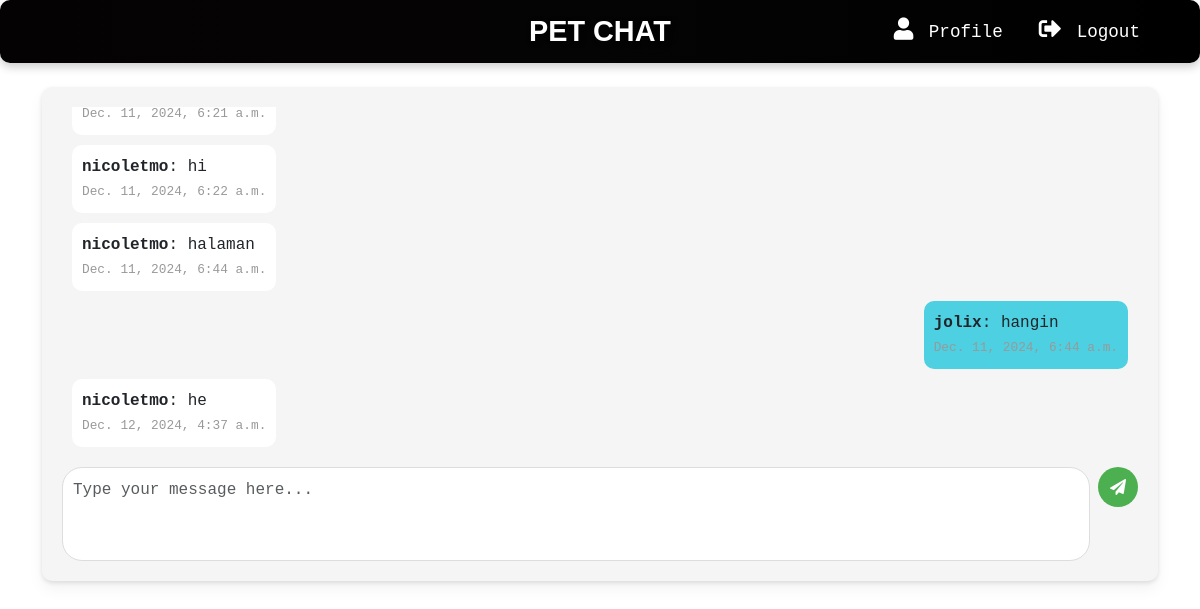
The page /chatroom/ (signed in) on the database its author committed.
### app/models.py (models this page shows)
class Message(models.Model):
    user = models.ForeignKey(User, on_delete=models.CASCADE, related_name="messages")
    content = models.TextField()
    created_at = models.DateTimeField(auto_now_add=True)
    def __str__(self):
        return f"Message from {self.user.username}: {self.content[:20]}"

### app/views.py (the view)
# urls.py: path('chatroom/', views.chatroom, name='chatroom'),
@login_required
def chatroom(request):
    messages = Message.objects.all().order_by('-created_at')  # Get all messages, ordered by latest
    form = MessageForm(request.POST or None)
    if request.method == "POST" and form.is_valid():
        content = form.cleaned_data['content']
        Message.objects.create(user=request.user, content=content)
        return redirect('chatroom')  # Redirect to refresh the chatroom with the new message
    return render(request, 'chatroom.html', {'messages': messages, 'form': form})

### app/forms.py
class MessageForm(forms.ModelForm):
    class Meta:
        model = Message
        fields = ['content']

### app/templates/chatroom.html (shortened to what this page needs)
{% extends 'base.html' %}
{% block content %}
{% if user.is_authenticated %}
<div class="chat-container">
  <div class="messages d-flex flex-column w-100" id="messages">
    {% for message in messages reversed %}
      <div class="message {% if message.user == user %}own ms-auto{% else %}other me-auto{% endif %}">
        <strong>{{ message.user.username }}</strong>: {{ message.content }} <br>
        <span class="timestamp">{{ message.created_at }}</span>
      </div>
    {% empty %}
      <p>No messages yet. Be the first to send one!</p>
    {% endfor %}
  </div>
  <form method="POST" class=" message-input d-flex justify-content-between w-100 h-50 ">
    <div class="form-group flex-grow-1 me-2">
      <textarea name="content" class="form-control" cols="30" rows="3" placeholder="Type your message here..." required></textarea>
    </div>
    <button type="submit" class="btn btn-primary"><i class="fas fa-paper-plane"></i> </button>
  </form>
</div>
{% endif %}
{% endblock %}

### app/templates/base.html (shortened to what this page needs)
<!doctype html>
<html lang="en">
  <head>
    {% load static %}
    <link rel="stylesheet" href="{% static 'css/style.css' %}">
    <link href="https://cdn.jsdelivr.net/npm/bootstrap@5.3.0-alpha1/dist/css/bootstrap.min.css" rel="stylesheet">
  </head>
  <body>
    {% include 'navbar.html' %}
    <div class="container">
      <br/>
      {% block content %}
      {% endblock%}
    </div>
  </body>
</html>

### app/templates/navbar.html (shortened to what this page needs)
<!DOCTYPE html>
<html lang="en">
<head>
  {% load static %}
  <link rel="stylesheet" href="{% static 'css/style.css' %}">
  <link rel="stylesheet" href="https://cdnjs.cloudflare.com/ajax/libs/font-awesome/5.15.4/css/all.min.css" />
</head>
<body>
  <nav class="navbar navbar-expand-lg navbar-light bg-transparent fixed-top">
    <div class="container">
      <a class="navbar-brand" href="{% url 'home' %}">PET CHAT</a>
       <div class="collapse navbar-collapse" id="navbarNav">
        <ul class="navbar-nav ms-auto">
          {% if user.is_authenticated %}
          <li class="nav-item"> <a class="nav-link" href="{% url 'profile' %}"><i class="fas fa-user"></i> Profile </a> </li>
          <li class="nav-item"> <a class="nav-link" href="{% url 'logout' %}"> <i class="fas fa-sign-out-alt"></i> Logout</a></li>
          {% else %}
          <li class="nav-item"><a class="nav-link" href="{% url 'register' %}"><i class="fas fa-user-plus"></i> Register</a></li>
          <li class="nav-item"><a class="nav-link" href="{% url 'login' %}"><i class="fas fa-sign-in-alt"></i> Login</a></li>
          {% endif %}
        </ul>
      </div>
    </div>
  </nav>
</body>
</html>

### app/static/css/style.css (style rules this page uses)
.navbar { background: linear-gradient(90deg, #050203, #050404, #000000); box-shadow: 0 4px 10px rgba(0, 0, 0, 0.2); animation: fadeInUp 1s ease-in-out; padding: 10px 20px; border-radius: 10px; position: sticky; top: 0; z-index: 1000; }
.navbar-brand { font-family: 'Quicksand', sans-serif; font-size: 1.8rem; font-weight: bold; color: #ffffff; position: absolute; left: 50%; transform: translateX(-50%); text-decoration: none; text-shadow: 2px 2px 6px rgba(0, 0, 0, 0.3); transition: transform 0.3s ease-in-out, color 0.3s ease-in-out; }
.navbar-nav .nav-link { color: #ffffff; font-size: 1.1rem; margin: 0 10px; padding: 8px 15px; border-radius: 5px; text-decoration: none; transition: background 0.3s ease, transform 0.3s ease; }
.navbar-nav .nav-link i { font-size: 1.4rem; margin-right: 5px; transition: transform 0.3s ease, color 0.3s ease; }
body { font-family: 'Courier New', Courier, monospace; }

### app/templates/chatroom.html (style rules this page uses)
.chat-container { width: 100%; margin: 0 auto; display: flex; flex-direction: column; align-items: center; padding: 20px; background-color: #f5f5f5; border-radius: 10px; box-shadow: 0 2px 4px rgba(0, 0, 0, 0.1), 0 8px 16px rgba(0, 0, 0, 0.05); }
.messages { flex-grow: 1; overflow-y: auto; padding: 10px; height:360px; }
.message { margin-bottom: 10px; padding: 10px; border-radius: 10px; width: fit-content; max-width: 70%; }
.message-input button { background-color: #4caf50; color: white; border: none; border-radius: 50%; width: 40px; height: 40px; display: flex; align-items: center; justify-content: center; }
.message-input textarea { flex-grow: 1; border: 1px solid #ddd; border-radius: 20px; padding: 10px; resize: none; margin-right: 10px; }
.message.own { background-color: #4dd0e1; align-self: flex-end; }
.message.other { background-color: #fff; }
.timestamp { font-size: 0.8em; color: #999; }

### rows shown on the page
Message: created_at "Dec. 11, 2024, 6:21 a.m."
Message: user.username "nicoletmo", content "hi", created_at "Dec. 11, 2024, 6:22 a.m."
Message: user.username "nicoletmo", content "halaman", created_at "Dec. 11, 2024, 6:44 a.m."
Message: user.username "jolix", content "hangin"
Message: user.username "nicoletmo", content "he", created_at "Dec. 12, 2024, 4:37 a.m."
